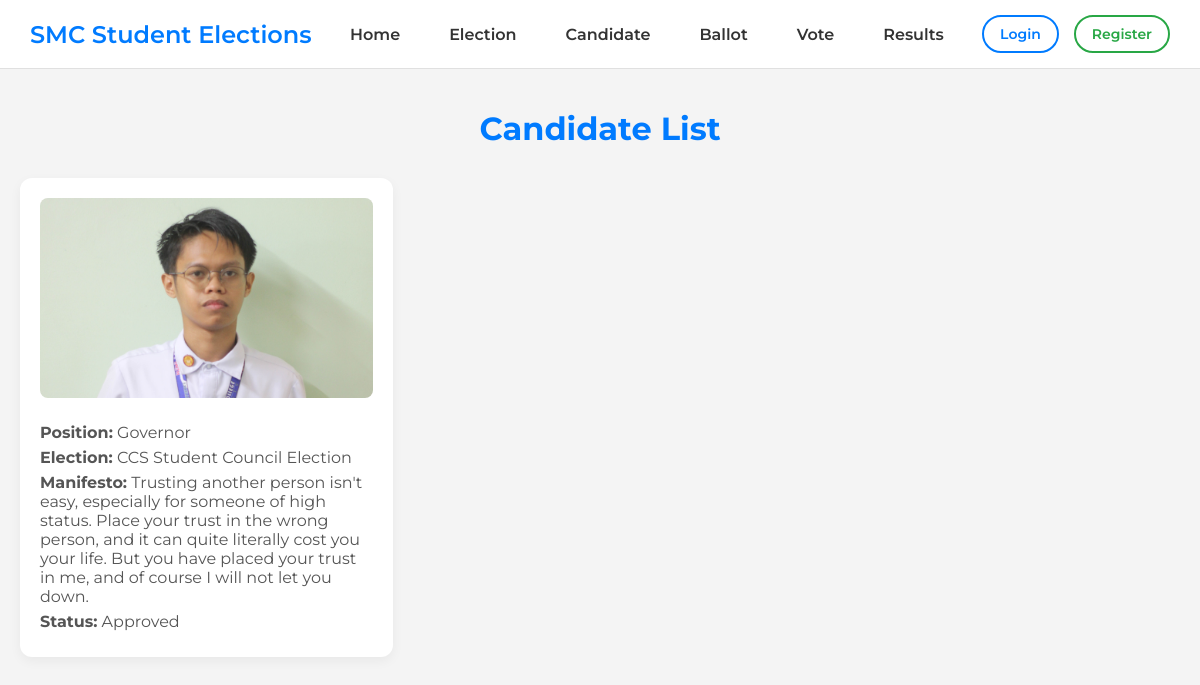
Page /candidate/ on the committed database.
### election/models.py (models this page shows, shortened)
class Candidate(models.Model):
    user = models.ForeignKey(User, on_delete=models.CASCADE)
    election = models.ForeignKey(Election, on_delete=models.CASCADE, related_name='candidates')
    position = models.CharField(max_length=255)
    manifesto = models.TextField()
    nomination_date = models.DateTimeField(auto_now_add=True)
    approval_status = models.BooleanField(default=False)
    image = models.ImageField(upload_to='candidate_images/', blank=True, null=True)
    class Meta:
        unique_together = ('user', 'election', 'position')

class Election(models.Model):
    STATUS_CHOICES = [
        ('upcoming', 'Upcoming'),
        ('ongoing', 'Ongoing'),
        ('closed', 'Closed'),
    ]
    title = models.CharField(max_length=255)
    description = models.TextField()
    start_date = models.DateTimeField()
    end_date = models.DateTimeField()
    status = models.CharField(max_length=10, choices=STATUS_CHOICES)
    created_by = models.ForeignKey(Admin, on_delete=models.CASCADE, related_name='elections')
    class Meta:
        ordering = ['-start_date']

### election/views.py (the view)
# urls.py: path('candidate/', views.candidate_list, name='candidate_list'),
def candidate_list(request):
    candidates = Candidate.objects.all()
    return render(request, 'election/candidate_list.html', {'candidates': candidates})

### election/templates/election/candidate_list.html (shortened to what this page needs)
<!DOCTYPE html>
<html lang="en">
<head>
</head>
<body>
    {% include 'navbar.html' %}
    <div class="container">
        <h1>Candidate List</h1>
        {% if candidates %}
            <div class="grid">
                {% for candidate in candidates %}
                    <div class="candidate-card">
                        {% if candidate.image %}
                            <img src="{{ candidate.image.url }}" alt="Candidate Image" class="candidate-image">
                        {% else %}
                            <div class="candidate-image-placeholder">No Image</div>
                        {% endif %}
                        <p><strong>Position:</strong> {{ candidate.position }}</p>
                        <p><strong>Election:</strong> {{ candidate.election.title }}</p>
                        <p><strong>Manifesto:</strong> {{ candidate.manifesto }}</p>
                        <p><strong>Status:</strong> {{ candidate.approval_status|yesno:"Approved,Pending" }}</p>
                    </div>
                {% endfor %}
            </div>
        {% else %}
            <p>No candidates available at the moment.</p>
        {% endif %}
    </div>
</body>
</html>

### election/templates/navbar.html (shortened to what this page needs)
<head>
           </head>
           <nav>
             <div class="nav-title">SMC Student Elections</div>
             <ul class="nav-links">
               <li><a href="{% url 'home' %}">Home</a></li>
               <li><a href="{% url 'election_list' %}">Election</a></li>
               <li><a href="/candidate/">Candidate</a></li>
               <li><a href="/ballot/">Ballot</a></li>
               <li><a href="/vote/">Vote</a></li>
               <li><a href="/result/">Results</a></li>
             </ul>
             <div class="navbar-buttons">
               {% if user.is_authenticated %}
                 <div class="user-dropdown-toggle" id="userToggle">
                   Welcome, {{ user.username }}!
                 </div>
                 <div class="user-dropdown-menu" id="userMenu">
                   <a href="/accounts/logout/">Logout</a>
                 </div>
               {% else %}
                 <a href="/accounts/login/" class="login">Login</a>
                 <a href="/accounts/register/" class="register">Register</a>
               {% endif %}
             </div>
           </nav>

### election/templates/election/candidate_list.html (style rules this page uses)
body { font-family: 'Montserrat', sans-serif; background-color: #f4f4f4; margin: 0; padding: 0; }
.container { max-width: 1200px; margin: 40px auto; padding: 0 20px; }
h1 { color: #007BFF; margin-bottom: 30px; text-align: center; }
.grid { display: grid; grid-template-columns: repeat(auto-fill, minmax(280px, 1fr)); gap: 20px; }
.candidate-card { background-color: white; border-radius: 12px; padding: 20px; box-shadow: 0 4px 12px rgba(0, 0, 0, 0.05); transition: transform 0.2s; }
.candidate-card p { margin: 6px 0; color: #555; }
.candidate-image { width: 100%; height: 200px; object-fit: cover; border-radius: 8px; margin-bottom: 15px; }

### election/templates/navbar.html (style rules this page uses)
*, *::before, *::after { box-sizing: border-box; margin: 0; padding: 0; }
body { font-family: 'Montserrat', sans-serif; }
nav { width: 100%; background-color: #ffffff; border-bottom: 1px solid #e0e0e0; padding: 15px 30px; display: flex; flex-wrap: wrap; align-items: center; justify-content: space-between; }
.nav-title { font-size: 24px; color: #007BFF; font-weight: 600; flex-shrink: 0; }
.nav-links { display: flex; gap: 25px; list-style: none; padding: 0; margin: 0 auto; flex-wrap: wrap; }
.nav-links li a { color: #333333; text-decoration: none; font-weight: 600; font-size: 16px; padding: 8px 12px; border-radius: 5px; transition: background-color 0.3s ease, color 0.3s ease; display: block; }
.navbar-buttons { display: flex; align-items: center; gap: 15px; flex-shrink: 0; position: relative; }
.navbar-buttons a, .navbar-buttons .user-dropdown-toggle { display: inline-block; font-size: 14px; font-weight: 600; padding: 8px 16px; border-radius: 20px; text-decoration: none; transition: background-color 0.3s ease; text-align: center; cursor: pointer; }
.navbar-buttons a.login { color: #007BFF; border: 2px solid #007BFF; background-color: transparent; }
.navbar-buttons a.register { color: #28a745; border: 2px solid #28a745; background-color: transparent; }

### rows in the picture
Candidate: image (picture), position "Governor", election "CCS Student Council Election", manifesto "Trusting another person isn't easy, especially for someone of high status. Place your trust in the wrong person, and it can quite literally cost you your life. But you have placed your trust in me, and of course I will not let you down.", approval_status "Approved"
